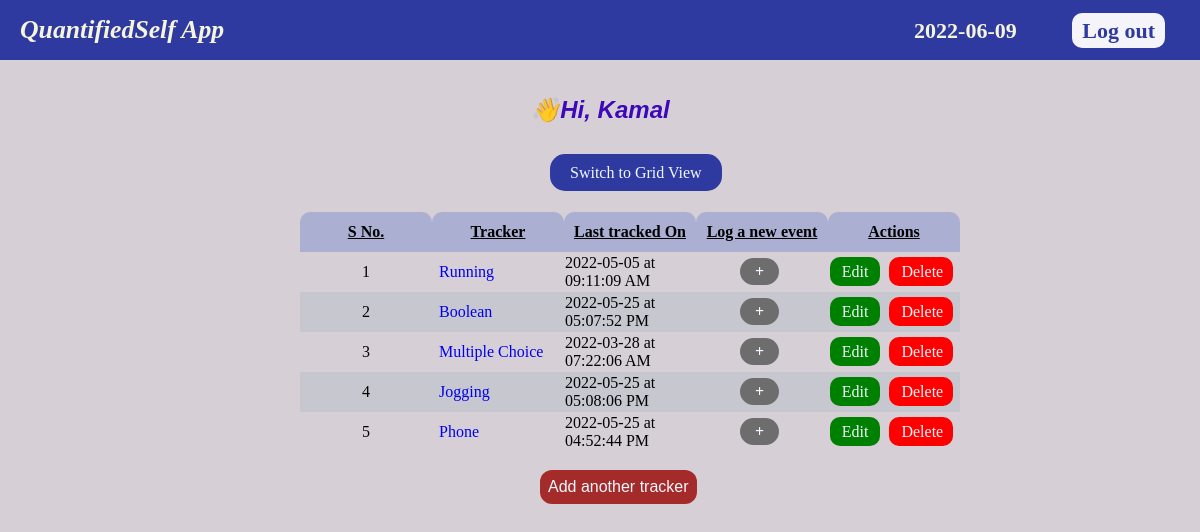
Page /dashboard (signed in) on the committed database.
### application/models.py (models this page shows)
class User(db.Model):
    user_id=db.Column(db.Integer,primary_key=True,autoincrement=True)
    username=db.Column(db.String(100), nullable=False)
    password=db.Column(db.String(100), nullable=False)
    users_tracker = db.relationship("Tracker",backref="user")

class Tracker(db.Model):
    tracker_id=db.Column(db.Integer,primary_key=True,autoincrement=True)
    tracker_name=db.Column(db.String(100), nullable=False)
    tracker_type=db.Column(db.String(100), nullable=False)
    tracker_description = db.Column(db.String(100))
    track_time = db.Column(db.DateTime)
    setting = db.Column(db.String)
    user_id=db.Column(db.Integer, db.ForeignKey('user.user_id'))
    trackers_log = db.relationship("Logs",backref="tracker")

### application/controllers.py (the view)
@app.route("/dashboard",methods=["GET","POST"])
def dashboard():
    try:
        todayz_date = datetime.date.today()
        user = db.session.query(User).filter(User.username == session["username"]).first()
        return render_template("dashboard.html",trackers = user.users_tracker,today_date = todayz_date)
    except KeyError:
        return "<h2>Please login first</h1>"

### templates/dashboard.html (shortened to what this page needs)
<!DOCTYPE html>
<html lang="en">
<head>
    <link rel="stylesheet" href="../static/dashboard.css">
</head>
<body>
    <header>
        <div class="container">
            <div id="heading">
                <h3><em>QuantifiedSelf App</em></h3>
                <span class="log-out" id="date"> {{ today_date }}</span>
                <a href="/" class="log-out" >Log out</a>
            </div>
        </div>
    </header>
    <br><br>
    <h2 id="welcome">&#128075;Hi, {{ session.username }}</h2>
    <br>
    <a class="btn tabular" href="/grid_view" >Switch to Grid View</a>
    <div class="center">
        <table>
            <thead>
                <th>S No.</th>
                <th>Tracker</th>
                <th>Last tracked On</th>
                <th>Log a new event</th>
                <th>Actions</th>
            </thead>
            <tbody>
                {% for event in trackers %}
                    <tr>
                        <td class="c"> {{ loop.index }}</td>
                        <td><a href="/tracker_detail/{{ event.tracker_id }}" title="Click to see tracker details"> {{ event.tracker_name }}</a></td>
                        <td>{{ event.track_time.date() }} at {{ event.track_time.strftime("%I:%M:%S %p") }}</td>
                        <td class="c"><a href="/log/{{ event.tracker_id }}" title="Click to add a new event" id="plus">+</a></td>
                        <td>
                            <div class="c">
                                <a href="/update/{{ event.tracker_id }}" title="Are you sure to edit this?">Edit</a>
                                <a id="msg" href="/delete/tabular/{{ event.tracker_id }}" title="Are you sure to delete this?">Delete</a>
                            </div>
                        </td>
                    </tr>
                {% endfor %}
            </tbody>
        </table>
    </div>
    <br>
    <button type="button"><a href="/create_tracker" id="t">Add another tracker</a></button>
</body>
</html>

### static/dashboard.css (style rules this page uses)
body { background-color: rgb(214, 208, 214); margin: 0; }
.container { background-color: #2f3aa0; padding: 5px; padding: 15px 0 15px 0; }
header #heading h3 { display: inline; }
#heading { color: beige; font-size: 22px; padding-left: 20px; }
header a { color: #2f3aa0; text-decoration: none; font-weight: bold; padding: 5px 10px; border-radius: 10px; background-color: white; font-style: normal; opacity: 0.95; }
.log-out { position: relative; left: 58%; }
#date { margin-right: 50px; font-weight: bold; }
.center { width: 70%; margin-left: 25%; margin-top: 30px; }
td a { text-decoration: none; line-height: 1.7; }
th { padding-right: 20px; text-decoration: underline; }
button { background-color: brown; font-size: 16px; padding: 8px; margin: 0 35% 0 45%; border: none; border-radius: 12px; }
#t { color: aliceblue; text-decoration: none; }
#plus { background-color: rgb(110, 109, 110); padding: 5px 15px 5px 15px; width: 25px; color: aliceblue; font-weight: 900; border-radius: 20px; }
table th { background-color: #abafd1; padding: 6px; border-top-left-radius: 10px; border-top-right-radius: 10px; }
table { table-layout: fixed; border-collapse: collapse; }
td,th { width: 120px; }
.c { text-align: center; }
div td a { margin-right: 5px; padding: 6px; }
tr:nth-child(even) { background-color: #c6c7cf; }
div a[title="Are you sure to delete this?"] { color:aliceblue; background-color: red; border-radius: 10px; padding-left: 12px; padding-right: 10px; }
div a[title="Are you sure to edit this?"] { color:aliceblue; background-color:green; border-radius: 10px; padding-left: 12px; padding-right: 12px; }
tr { height: 40px; }
.btn { background-color: #2f3aa0; margin-left: 60px; padding: 10px 20px 10px 20px; text-decoration: none; border-radius: 15px; color: aliceblue; }
.tabular { margin-left: 550px; }
#welcome { margin-top: 0; padding-top: 0; text-align: center; margin-bottom: 22px; font-family: 'Lucida Sans', 'Lucida Sans Regular', 'Lucida Grande', 'Lucida Sans Unicode', Geneva, Verdana, sans-serif; color: rgb(61, 8, 185); font-style: italic; }

### rows in the picture
User: username "Kamal"
Tracker: tracker_name "Running", track_time "2022-05-05", track_time "09:11:09 AM"
Tracker: tracker_name "Boolean", track_time "2022-05-25", track_time "05:07:52 PM"
Tracker: tracker_name "Multiple Choice", track_time "2022-03-28", track_time "07:22:06 AM"
Tracker: tracker_name "Jogging", track_time "2022-05-25", track_time "05:08:06 PM"
Tracker: tracker_name "Phone", track_time "2022-05-25", track_time "04:52:44 PM"
